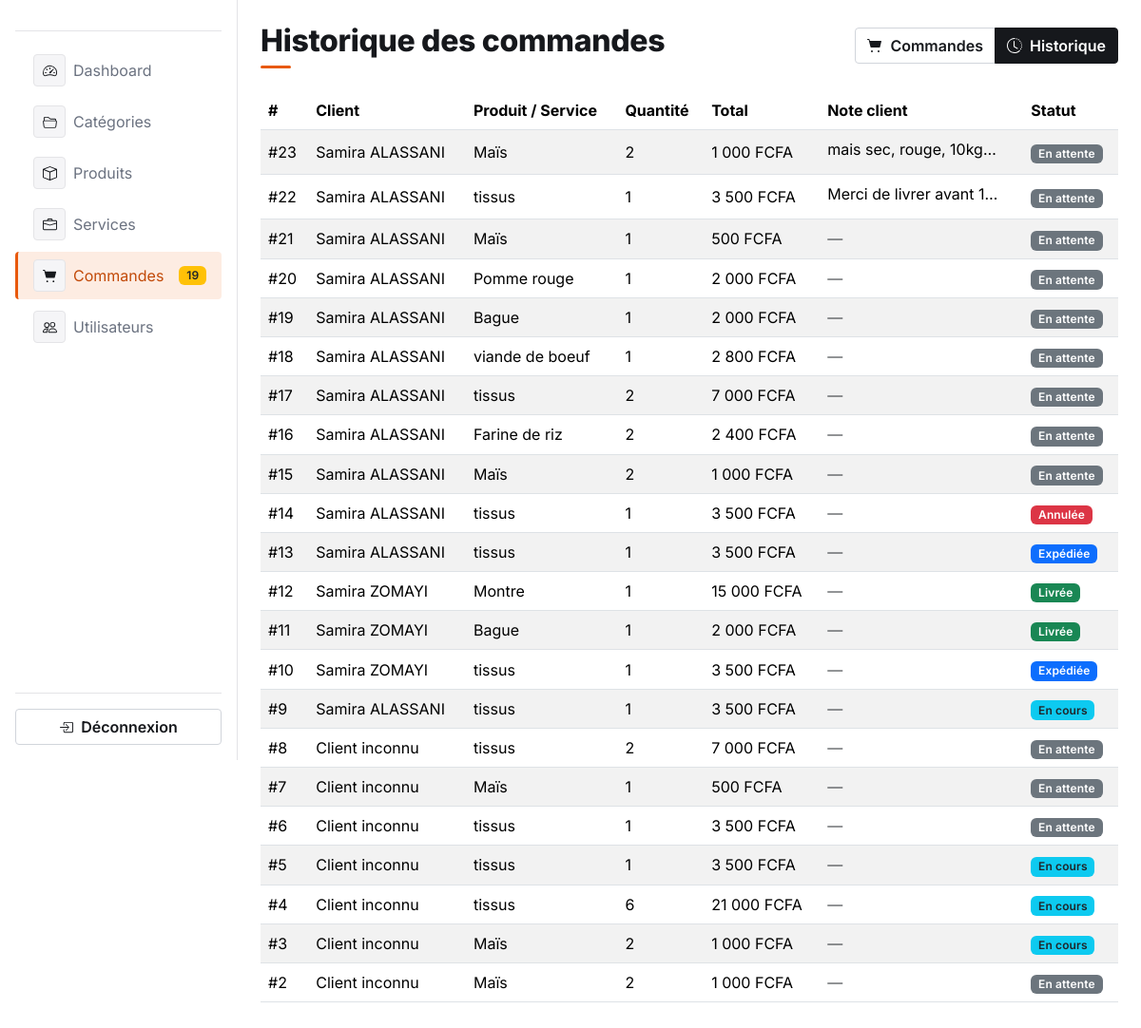
The page /admin/orders_history.php (signed in) on the database as committed earlier.
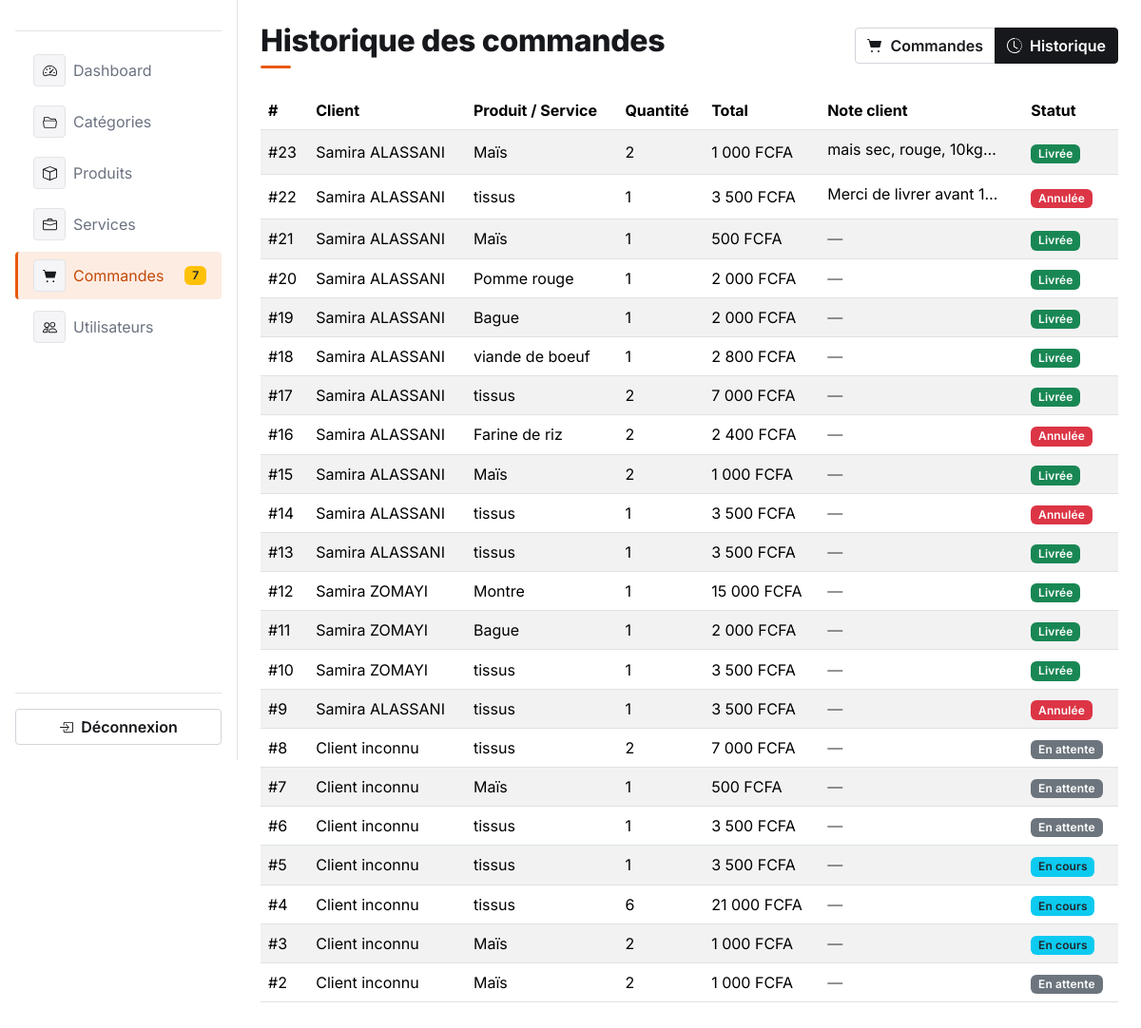
The same page on the database as committed later.
### tables this page shows
CREATE TABLE IF NOT EXISTS `orders` (
  `oId` int NOT NULL AUTO_INCREMENT,
  `proId` int DEFAULT NULL,
  `servId` int DEFAULT NULL,
  `cId` int NOT NULL,
  `status` enum('en_attente','en_cours','annulee','livee','expediee') NOT NULL DEFAULT 'en_attente',
  `quantity` int NOT NULL,
  `note` text,
  `usId` int NOT NULL,
  PRIMARY KEY (`oId`),
  KEY `proId` (`proId`),
  KEY `cId` (`cId`),
  KEY `fk_users_usId` (`usId`)
);

### order/controller.php (called while the page is built, shortened)
<?php
function getToutesLesCommandes(PDO $pdo)
{
    $req = "SELECT orders.oId, orders.quantity, orders.status, orders.note,
                   COALESCE(product.proName, service.servName) AS proName,
                   COALESCE(product.price, service.priceHours) AS price,
                   COALESCE(users.lastName, 'inconnu') AS clientNom,
                   COALESCE(users.firstname, 'Client') AS clientPrenom
            FROM orders
            LEFT JOIN product ON orders.proId = product.proId
            LEFT JOIN service ON orders.servId = service.servId
            LEFT JOIN users ON orders.usId = users.usId
            ORDER BY orders.oId DESC";
    $stmt = $pdo->query($req);
    return $stmt->fetchAll(PDO::FETCH_ASSOC);
}
function getCountCommandesActives(PDO $pdo)
{
    $req = "SELECT COUNT(*)
            FROM orders
            WHERE orders.status NOT IN ('livee', 'annulee')";
    return $pdo->query($req)->fetchColumn();
}

### admin/orders_history.php (the view, shortened to what this page needs)
<?php
require_once(__DIR__ . "/../order/controller.php");
require_once(__DIR__ . "/../config/db.php");
$commandes = getToutesLesCommandes($pdo);
$statutsDisponibles = [
    'en_attente' => 'En attente',
    'en_cours' => 'En cours',
    'expediee' => 'Expédiée',
    'livee' => 'Livrée',
    'annulee' => 'Annulée',
];
$statutsBadge = [
    'en_attente' => 'bg-secondary',
    'en_cours' => 'bg-info text-dark',
    'expediee' => 'bg-primary',
    'livee' => 'bg-success',
    'annulee' => 'bg-danger',
];
?>
<!DOCTYPE html>
<html lang="fr">
<head>
    <link rel="stylesheet" href="../assets/css/bootstrap.css">
    <link rel="stylesheet" href="../assets/css/style.css?v=<?php echo filemtime(__DIR__ . '/../assets/css/style.css'); ?>">
</head>
<body>
    <?php include(__DIR__ . "/../admin/sidebar_admin.php"); ?>
    <main class="container-fluid px-4 my-4" style="margin-left: 250px; width: calc(100% - 250px);">
        <div class="d-flex justify-content-between align-items-center flex-wrap gap-2 mb-4">
            <h2 class="page-title m-0">Historique des commandes</h2>
            <div class="btn-group" role="group">
                <a href="orders.php" class="btn btn-outline-primary d-flex align-items-center gap-2">
                     Commandes
                </a>
                <a href="orders_history.php" class="btn btn-primary d-flex align-items-center gap-2">
                     Historique
                </a>
            </div>
        </div>
        <?php if (empty($commandes)): ?>
            <div class="alert alert-info">Aucune commande enregistrée pour le moment.</div>
        <?php else: ?>
            <div class="table-responsive">
                <table class="table table-striped align-middle">
                    <thead>
                        <tr>
                            <th>#</th>
                            <th>Client</th>
                            <th>Produit / Service</th>
                            <th>Quantité</th>
                            <th>Total</th>
                            <th>Note client</th>
                            <th>Statut</th>
                        </tr>
                    </thead>
                    <tbody>
                        <?php foreach ($commandes as $commande): ?>
                            <tr>
                                <td>#<?= $commande['oId'] ?></td>
                                <td><?= htmlspecialchars($commande['clientPrenom'] . ' ' . $commande['clientNom']) ?></td>
                                <td><?= htmlspecialchars($commande['proName']) ?></td>
                                <td><?= $commande['quantity'] ?></td>
                                <td><?= number_format($commande['price'] * $commande['quantity'], 0, ',', ' ') ?> FCFA</td>
                                <td>
                                    <?php if (!empty($commande['note'])): ?>
                                        <span class="text-truncate d-inline-block" style="max-width: 180px;" title="<?= htmlspecialchars($commande['note']) ?>">
                                            <?= htmlspecialchars($commande['note']) ?>
                                        </span>
                                    <?php else: ?>
                                        <span class="text-muted">—</span>
                                    <?php endif; ?>
                                </td>
                                <td>
                                    <span class="badge <?= $statutsBadge[$commande['status']] ?? 'bg-secondary' ?>">
                                        <?= $statutsDisponibles[$commande['status']] ?? $commande['status'] ?>
                                    </span>
                                </td>
                            </tr>
                        <?php endforeach; ?>
                    </tbody>
                </table>
            </div>
        <?php endif; ?>
    </main>
</body>
</html>

### admin/sidebar_admin.php (shortened to what this page needs)
<?php
require_once(__DIR__ . "/../order/controller.php");
require_once(__DIR__ . "/../config/db.php");
$nombreCommandesEnAttente = getCountCommandesActives($pdo);
$pageActuelle = basename($_SERVER['SCRIPT_NAME']);
function navActive(string $fichier, string $pageActuelle): string
{
    return $fichier === $pageActuelle ? 'active' : '';
}
?>
<div class="responsive d-flex flex-column flex-shrink-0 p-3 text-white bg-primary" style="width: 250px; min-height: 100vh; position: fixed; top: 0; left: 0; z-index: 1000;">
    <hr class="text-secondary">
    <ul class="nav nav-pills flex-column mb-auto gap-1">
        <li class="nav-item">
            <a href="../admin/dashboard.php" class="nav-link text-white d-flex align-items-center gap-2 <?= navActive('dashboard.php', $pageActuelle) ?>">
                <span class="icon-chip icon-chip-light"></span> Dashboard
            </a>
        </li>
        <li>
            <a href="../categories/index.php" class="nav-link text-white d-flex align-items-center gap-2 <?= str_ends_with($_SERVER['SCRIPT_NAME'], '/categories/index.php') ? 'active' : '' ?>">
                <span class="icon-chip icon-chip-light"></span> Catégories
            </a>
        </li>
        <li>
            <a href="../products/index.php" class="nav-link text-white d-flex align-items-center gap-2 <?= str_ends_with($_SERVER['SCRIPT_NAME'], '/products/index.php') ? 'active' : '' ?>">
                <span class="icon-chip icon-chip-light"></span> Produits
            </a>
        </li>
        <li>
            <a href="../services/index.php" class="nav-link text-white d-flex align-items-center gap-2 <?= str_ends_with($_SERVER['SCRIPT_NAME'], '/services/index.php') ? 'active' : '' ?>">
                <span class="icon-chip icon-chip-light"></span> Services
            </a>
        </li>
        <li>
            <a href="../admin/orders.php" class="nav-link text-white d-flex align-items-center gap-2 <?= navActive('orders.php', $pageActuelle) ?> <?= navActive('orders_history.php', $pageActuelle) ?>">
                <span class="icon-chip icon-chip-light"></span> Commandes
                <span id="commandesBadge" class="badge bg-warning text-dark ms-auto <?= $nombreCommandesEnAttente > 0 ? '' : 'd-none' ?>"><?= $nombreCommandesEnAttente ?></span>
            </a>
        </li>
        <li>
            <a href="../admin/users.php" class="nav-link text-white d-flex align-items-center gap-2 <?= navActive('users.php', $pageActuelle) ?>">
                <span class="icon-chip icon-chip-light">
                </span> Utilisateurs
            </a>
        </li>
    </ul>
    <hr class="text-secondary">
    <div>
        <a href="../auth/logout.php" class="btn btn-outline-danger w-100 d-flex align-items-center justify-content-center gap-2">
             Déconnexion
        </a>
    </div>
</div>

### assets/css/style.css (style rules this page uses)
* { margin: 0; padding: 0; box-sizing: border-box; }
:root { --bg: #ffffff; --bg-muted: #f5f5f7; --ink: #16181c; --muted: #6b7280; --border: #e4e4e7; --border-strong: #d1d5db; --accent: #e8590c; --accent-dark: #c24a09; --accent-light: #ff8f33; --accent-soft: #fdece2; --ok: #1a7f37; --ok-soft: #e6f4ea; --radius-sm: 4px; --radius-md: 8px; --radius-lg: 10px; --shadow-soft: 0 1px 3px rgba(20, 20, 20, .08); --shadow-hover: 0 6px 18px rgba(20, 20, 20, .14); --font-display: 'Inter', system-ui, sans-serif; }
html { scroll-behavior: smooth; }
body { font-family: 'Inter', system-ui, sans-serif; color: var(--ink); background-color: var(--bg); -webkit-font-smoothing: antialiased; }
h1, h2, h3, h4, h5, h6, .navbar-brand, .card-title { font-family: 'Inter', sans-serif; font-weight: 700; letter-spacing: -.01em; color: var(--ink); }
.hero h1, .section-title, .page-title, .auth-card h2, .brand-wordmark { font-family: var(--font-display); font-weight: 800; letter-spacing: -.01em; }
.page-title { font-weight: 800; letter-spacing: -.01em; position: relative; padding-bottom: 10px; }
.page-title::after { content: ""; position: absolute; left: 0; bottom: 0; height: 3px; width: 32px; border-radius: 2px; background: var(--accent); }
.btn { border-radius: var(--radius-sm); font-weight: 600; letter-spacing: 0; transition: transform .12s ease, box-shadow .12s ease, background .12s ease, color .12s ease, border-color .12s ease; }
.btn-primary { background: var(--ink); border: 1px solid var(--ink); color: #fff; }
.btn-outline-primary { border-color: var(--border-strong); color: var(--ink); }
.badge { font-weight: 600; letter-spacing: .01em; }
.icon-chip { display: inline-flex; align-items: center; justify-content: center; width: 34px; height: 34px; border-radius: var(--radius-sm); flex-shrink: 0; }
.icon-chip-light { background: var(--bg-muted); color: var(--ink); border: 1px solid var(--border); }
.responsive.bg-primary { background: #fff !important; color: var(--ink); border-right: 1px solid var(--border); box-shadow: none; }
.responsive .nav-link { border-radius: var(--radius-sm); border-left: 3px solid transparent; transition: all .15s ease; display: flex; align-items: center; color: var(--muted) !important; }
.responsive .nav-link.active { background: var(--accent-soft); border-left-color: var(--accent); color: var(--accent-dark) !important; }
.responsive hr { opacity: 1; border-color: var(--border); }
.responsive .btn-outline-danger { border-color: var(--border-strong); color: var(--ink); }

Rows that differ between the two databases and show on the page:
changed orders "mais sec, rouge, 10kg…": status "En attente" → "Livrée"
changed orders "Merci de livrer avant 1…": status "En attente" → "Annulée"
changed orders id 21: status "En attente" → "Livrée"
changed orders id 20: status "En attente" → "Livrée"
changed orders id 19: status "En attente" → "Livrée"
changed orders id 18: status "En attente" → "Livrée"
changed orders id 17: status "En attente" → "Livrée"
changed orders id 16: status "En attente" → "Annulée"
changed orders id 15: status "En attente" → "Livrée"
changed orders id 13: status "Expédiée" → "Livrée"
changed orders id 10: status "Expédiée" → "Livrée"
changed orders id 9: status "En cours" → "Annulée"
Other text that changed with them:
$nombreCommandesEnAttente: "19" → "7"
